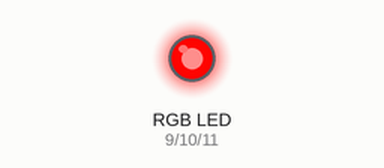
A sketch run on a simulated Arduino Uno, built with avr-gcc and run on an emulated ATmega328P. Shown: an RGB LED mixed from three pins (HIGH = lit). Dim RGB values are drawn brighter than linear.

Above: at 0.05 s.
At 0.9 s:
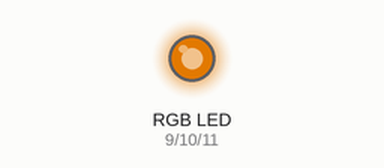
At 1.8 s:
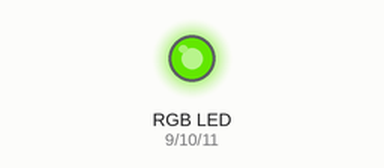
At 3.6 s:
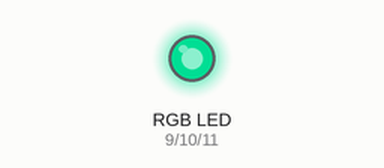
At 5.4 s:
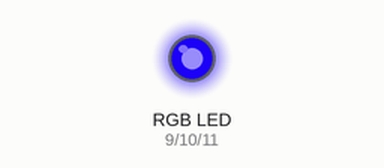
At 7.2 s:
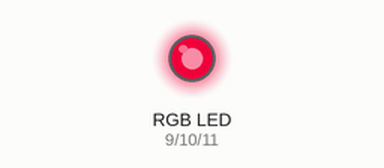
Timing chart, 0 to 10.0 s (numbered marks = the images above):
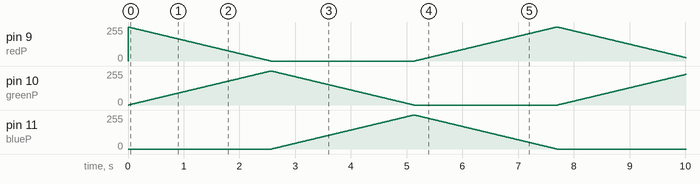

The sketch:

Smooth_RGB.ino
```cpp
// Порты для РГБ светодиода
const int redP = 9;
const int greenP = 10;
const int blueP = 11;

const int t = 10; // Задержка между переходом цветов

void setup() {
  // Инициализация портов
  pinMode(redP, OUTPUT);
  pinMode(greenP, OUTPUT);
  pinMode(blueP, OUTPUT);
}

  void setColor(int R, int G, int B) { // Смена цветов
    analogWrite(redP, R);
    analogWrite(greenP, G);
    analogWrite(blueP, B);
}

void loop() {
  for (int i = 0; i <= 255; i++) { // От красного к зелёному
    setColor(255 - i, i, 0);
    delay(t);
  }

  for (int i = 0; i <= 255; i++) { // От зелёного к синему
    setColor(0, 255 - i, i);
    delay(t);
  }

  for (int i = 0; i <= 255; i++) { // От синего к красному
    setColor(i, 0, 255 - i);
    delay(t);
  }

}
```
